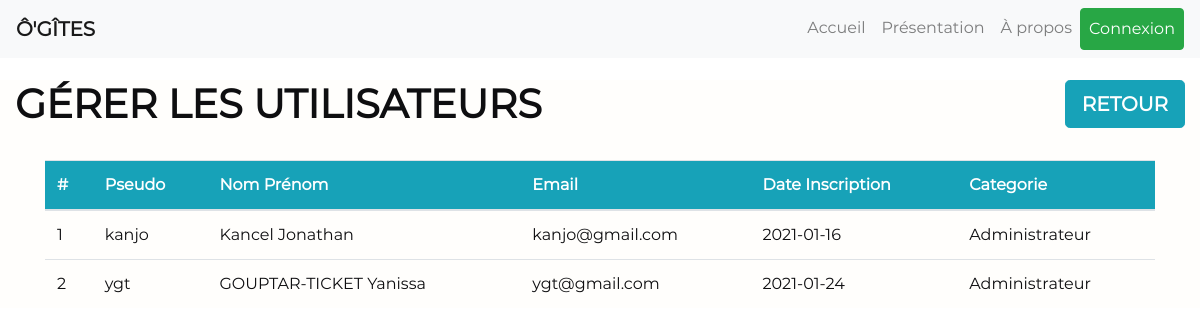
Page /admin/gerer_perm.php on the committed database.
### tables this page shows
CREATE TABLE `users` (
  `id_users` int(11) NOT NULL,
  `pseudo` text NOT NULL,
  `nom` text NOT NULL,
  `prenom` text NOT NULL,
  `email` text NOT NULL,
  `mdp` text NOT NULL,
  `date_inscription` date NOT NULL,
  `id_categorie` int(11) NOT NULL
);

### admin/gerer_perm.php (the view, shortened to what this page needs)
<?php
    require_once 'head.php';
    require_once 'config_admin.php';
?>
<main role="main" class="flex-shrink-0">
    <div class="container-fluid" id="index">
        <h1 style="float: left;"><strong>GÉRER LES UTILISATEURS</strong></h1>
        <a href="index.php" class="btn btn-info btn-lg" style="float: right;"><strong class="white">RETOUR</strong></a>
        <div class="container">
            <?php
            $SQLParam = "SELECT * FROM users";
            $Myresult = $pdo->query($SQLParam);
            $Myresult->setFetchMode(PDO::FETCH_ASSOC);
            $nb_users = $Myresult->rowCount();
            if ($nb_users > 0)
            {
            ?>
            <br>
            <table class="table table-hover" style="width: 100%;">
                <thead>
                    <tr class="bg-info">
                        <th class="white">#</th>
                        <th class="white">Pseudo</th>
                        <th class="white">Nom Prénom</th>
                        <th class="white">Email</th>
                        <th class="white">Date Inscription</th>
                        <th class="white">Categorie</th>
                    </tr>
                </thead>
                <tbody>
                    <?php
                    while ($info_users = $Myresult->fetch())
                    {
                    ?>
                    <tr>
                        <td><?php echo $info_users["id_users"] ?></td>
                        <td><?php echo $info_users["pseudo"] ?></td>
                        <td><?php echo $info_users["nom"] . " " . $info_users["prenom"]; ?></td>
                        <td><?php echo $info_users["email"] ?></td>
                        <td><?php echo $info_users["date_inscription"] ?></td>
                        <?php
                        if ($info_users["id_categorie"] == 1)
                        {
                        ?>
                        <td>Administrateur</td>
                        <?php
                        }
                        else
                        {
                        ?>
                        <td><a href="set_admin.php?id_users=<?php echo $info_users['id_users'] ?>" class="btn btn-danger">Définir comme admin</a></td>
                        <?php
                        }
                        ?>
                    </tr>
                    <?php
                    }
                    ?>
                </tbody>
            </table>
            <?php
            }
            else
            {
            ?>
            <h3 align="center">Aucun utilisateur dans la base de données.</h3>
            <?php
            }
            ?>
        </div>
    </div>
</main>

### admin/admin_style.css (style rules this page uses)
.white { color:#fff; }

### css/custom.css (style rules this page uses)
body { padding-top: 5rem; }

### css/main.css (style rules this page uses)
* { font-family: 'Montserrat'; color: #0E0E10; }
#index { background-color: #FFFEFC; }

### rows in the picture
users: id_users "1", pseudo "kanjo", nom "Kancel", prenom "Jonathan", email "kanjo@gmail.com", date_inscription "2021-01-16", shows "Administrateur"
users: id_users "2", pseudo "ygt", nom "GOUPTAR-TICKET", prenom "Yanissa", email "ygt@gmail.com", date_inscription "2021-01-24", shows "Administrateur"
